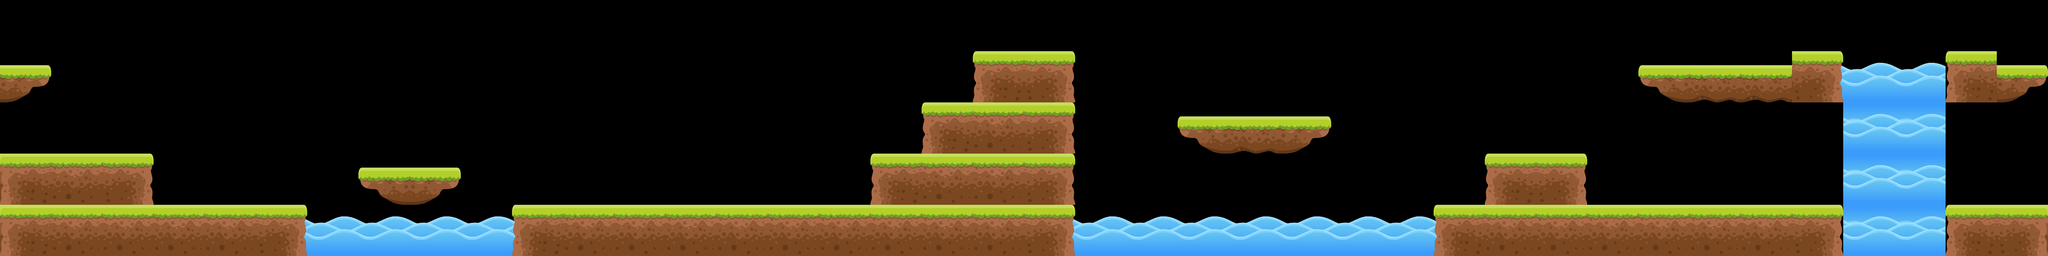

A level layout from a 2D game, rendered from its tile map. Below: a short description, then the map file with its tile-grid data intact:
An orthogonal 40x5 tile map with 128x128 px tiles, 3 tile layers (Water02, Water01, Main) and 17 objects (character).

<map version="1.2" tiledversion="1.3.1" orientation="orthogonal" renderorder="right-down" compressionlevel="0" width="40" height="5" tilewidth="128" tileheight="128" infinite="0" nextlayerid="5" nextobjectid="42">
 <tileset firstgid="1" name="PlatformerTileset" tilewidth="128" tileheight="128" tilecount="7" columns="7">
  <image source="PlatformerTileset.png" width="896" height="128" />
 </tileset>
 <layer id="4" name="Water02" width="40" height="5">
  <data encoding="csv">
0,0,0,0,0,0,0,0,0,0,0,0,0,0,0,0,0,0,0,0,0,0,0,0,0,0,0,0,0,0,0,0,0,0,0,0,0,0,0,0,
0,0,0,0,0,0,0,0,0,0,0,0,0,0,0,0,0,0,0,0,0,0,0,0,0,0,0,0,0,0,0,0,0,0,0,0,0,0,0,0,
0,0,0,0,0,0,0,0,0,0,0,0,0,0,0,0,0,0,0,0,0,0,0,0,0,0,0,0,0,0,0,0,0,0,0,0,1073741831,1073741831,0,0,
0,0,0,0,0,0,0,0,0,0,0,0,0,0,0,0,0,0,0,0,0,0,0,0,0,0,0,0,0,0,0,0,0,0,0,0,1073741831,1073741831,0,0,
0,0,0,0,0,0,0,0,0,0,0,0,0,0,0,0,0,0,0,0,0,0,0,0,0,0,0,0,0,0,0,0,0,0,0,0,1073741831,1073741831,0,0
</data>
 </layer>
 <layer id="2" name="Water01" width="40" height="5">
  <data encoding="csv">
0,0,0,0,0,0,0,0,0,0,0,0,0,0,0,0,0,0,0,0,0,0,0,0,0,0,0,0,0,0,0,0,0,0,0,0,0,0,0,0,
0,0,0,0,0,0,0,0,0,0,0,0,0,0,0,0,0,0,0,0,0,0,0,0,0,0,0,0,0,0,0,0,0,0,0,7,7,7,0,0,
0,0,0,0,0,0,0,0,0,0,0,0,0,0,0,0,0,0,0,0,0,0,0,4,5,6,0,0,0,0,0,0,0,0,0,0,7,7,0,0,
2,0,0,0,0,0,0,0,0,0,0,0,0,0,0,0,0,0,0,0,0,0,0,0,0,0,0,0,0,0,0,0,0,0,0,0,7,7,0,0,
2,0,0,0,0,7,7,7,7,7,7,0,0,0,0,0,0,0,0,0,7,7,7,7,7,7,7,7,7,0,0,0,0,0,0,0,7,7,0,2
</data>
 </layer>
 <layer id="1" name="Main" width="40" height="5">
  <data encoding="csv">
0,0,0,0,0,0,0,0,0,0,0,0,0,0,0,0,0,0,0,0,0,0,0,0,0,0,0,0,0,0,0,0,0,0,0,0,0,0,0,0,
6,0,0,0,0,0,0,0,0,0,0,0,0,0,0,0,0,0,0,1,3,0,0,0,0,0,0,0,0,0,0,0,4,5,5,3,0,0,1,6,
0,0,0,0,0,0,0,0,0,0,0,0,0,0,0,0,0,0,1,2,3,0,0,0,0,0,0,0,0,0,0,0,0,0,0,0,0,0,0,0,
1,2,3,0,0,0,0,4,6,0,0,0,0,0,0,0,0,1,2,2,3,0,0,0,0,0,0,0,0,1,3,0,0,0,0,0,0,0,0,0,
1,2,2,2,2,3,0,0,0,0,1,2,2,2,2,2,2,2,2,2,3,0,0,0,0,0,0,0,1,2,2,2,2,2,2,3,0,0,1,3
</data>
 </layer>
 <objectgroup id="3" name="Collision">
  <object id="21" x="1.33333" y="510.667" width="764" height="34.6667" />
  <object id="22" x="0" y="384" width="381.333" height="34.6667" />
  <object id="23" x="1.33333" y="164" width="124" height="32" />
  <object id="25" x="896" y="417.333" width="249.333" height="32" />
  <object id="26" x="1280" y="510" width="1406" height="36" />
  <object id="27" x="2178" y="380" width="508" height="34" />
  <object id="28" x="2306" y="258" width="378" height="26" />
  <object id="29" x="2432" y="126" width="258" height="34" />
  <object id="33" x="3586" y="510" width="1022" height="30" />
  <object id="34" x="3712" y="384" width="254" height="28" />
  <object id="35" x="4098" y="162" width="378" height="28" />
  <object id="36" x="4478" y="128" width="128" height="36" />
  <object id="37" x="4866" y="128" width="126" height="34" />
  <object id="38" x="4990" y="163" width="126" height="30" />
  <object id="39" x="4864" y="513" width="254" height="30" />
  <object id="40" x="2944" y="288" width="382" height="32" />
  <object id="41" name="character" x="226" y="161">
   <point />
  </object>
 </objectgroup>
</map>
